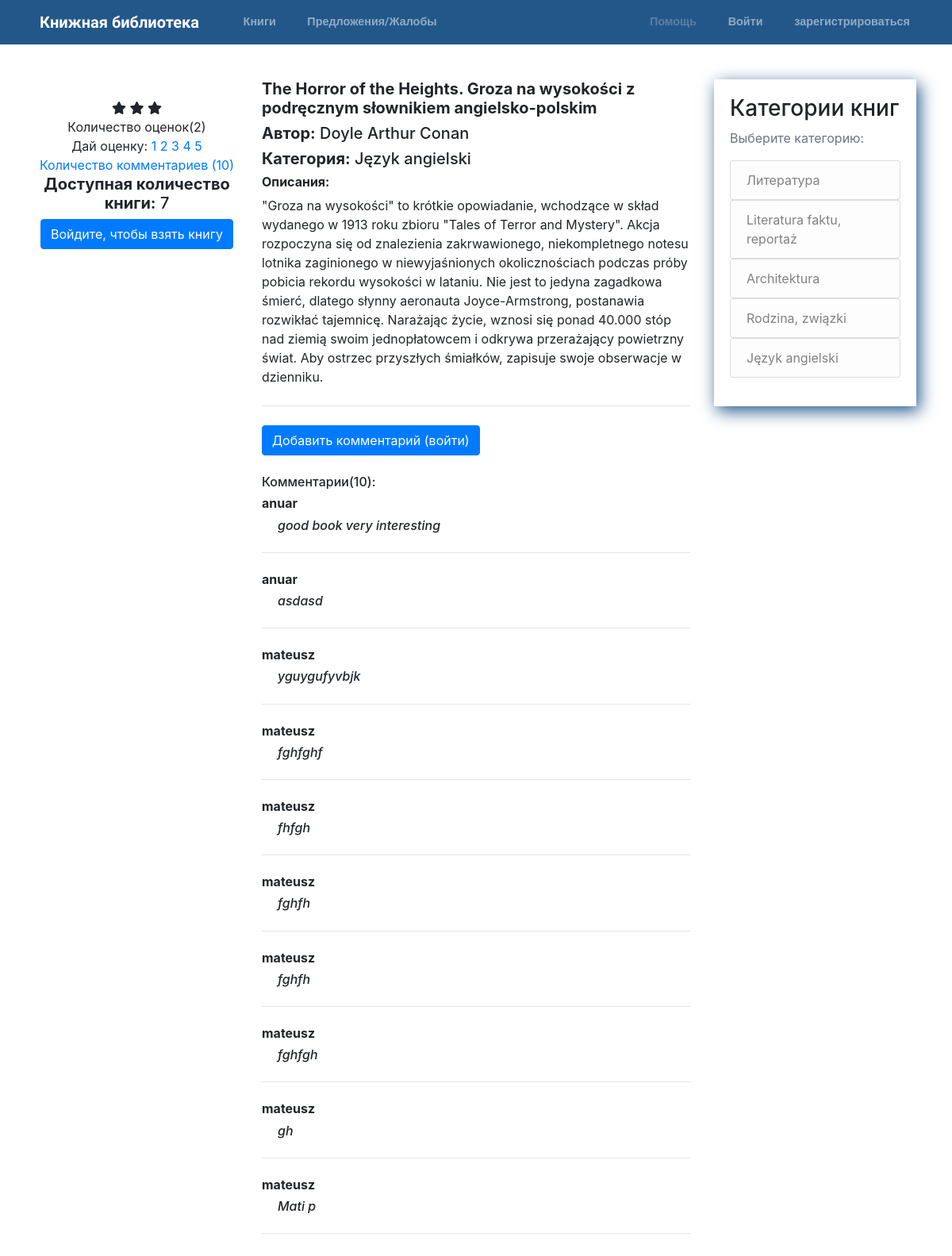
Screenshot of /book/the-horror-of-the-heights-groza-na-wysokosci-z-podrecznym-sownikiem-angielsko-polskim with the database file from the repository.
### books/models.py (models this page shows, shortened)
class Book(models.Model):
    id = models.BigAutoField(primary_key=True)
    title = models.CharField(max_length=300)
    slug = models.SlugField(unique=True)
    description = models.TextField(max_length=1000, default="About book")
    image = models.ImageField(
        default='default_book.png', upload_to='books_pics')
    author = models.CharField(max_length=100)
    book_amount = models.IntegerField()
    publish_date = models.DateField()
    number_of_pages = models.IntegerField()
    category = models.ForeignKey(Category, on_delete=models.PROTECT)
    last_rating = models.IntegerField(default=0)
    @property
    def actual_rating(self):
        list_of_stars = []
        for star in range(self.last_rating):
            list_of_stars.append(star)
        return list_of_stars

class Category(models.Model):
    id = models.BigAutoField(primary_key=True)
    category = models.CharField(max_length=50)
    slug = models.SlugField(unique=True)
    def __str__(self):
        return self.category
    class Meta:
        verbose_name_plural = "Categories"

class BookComment(models.Model):
    id = models.BigAutoField(primary_key=True)
    book = models.ForeignKey(
        Book, on_delete=models.CASCADE, related_name='comments')
    user = models.ForeignKey(User, on_delete=models.PROTECT)
    text = models.CharField(max_length=300)

### books/views.py (the view, shortened to what this page needs)
class BookDetailView(FormMixin, DetailView):
    model = Book
    form_class = CommentForm
    def get_context_data(self, **kwargs):
        context = super().get_context_data(**kwargs)
        context['form'] = self.get_form()
        context['comments'] = BookComment.objects.filter(
            book=self.object).order_by('-id')
        return context

### books/context_processors.py (called while the page is built)
def categories(request):
    return {
        'categories': Category.objects.all()
    }

### books/templates/books/book_detail.html
{% extends "base.html" %}
{% load crispy_forms_tags %}
{% block content %}
<div class="row">
    <div class="col-md-4 bookDetailLeftSide">
        <img class="bookImage" src="{{ book.image.url }}" alt=""> <br>
        {% if book.actual_rating %}
        {% for rate in book.actual_rating %}
        <span class="fa fa-star checked"></span>
        {% endfor %}
        <br>
        Количество оценок({{ book.reviews.count }})<br>
        {% else %}
        <br>
        <h6>Никто не оценил</h6>
        {% endif %}
        Дай оценку:
        {% if book.slug %}
        <a href="{% url 'rate_book' slug=book.slug rating=1 %}">1</a>
        <a href="{% url 'rate_book' slug=book.slug rating=2 %}">2</a>
        <a href="{% url 'rate_book' slug=book.slug rating=3 %}">3</a>
        <a href="{% url 'rate_book' slug=book.slug rating=4 %}">4</a>
        <a href="{% url 'rate_book' slug=book.slug rating=5 %}">5</a> <br>
            {% else %}
            <p style="color: red;">Invalid slug for this book</p>
            {% endif %}
        <a href="#commentBox">Количество комментариев ({{ book.comments.count }})</a>
        {% if book.book_amount > 0 %}
        <h5><strong>Доступная количество книги:</strong> {{ book.book_amount }}</h5>
        {% if user.is_authenticated %}
        <a href="{% url 'confirm_rent_view' slug=book.slug %}"><button class="btn btn-primary btn-xs">Взять</button></a>
        {% else %}
        <a href="{% url 'confirm_rent_view' slug=book.slug %}"><button class="btn btn-primary btn-xs">Войдите, чтобы взять
            книгу</button></a>
        {% endif %}
        {% else %}
        <h5><strong>Доступная количество книги : </strong>нету</h5>
        {% endif %} <br>
    </div>
    <div class="col-md-8">
        <h5><strong>{{ book.title }}</strong> </h5>
        <h5><strong>Автор:</strong> {{ book.author }}</h5>
        <h5><strong>Категория:</strong> {{ book.category }}</h5>
        <h6><strong>Описания:</strong> </h6>
        <p> {{ book.description }}</p>
        <hr class="my-4">
        <div id="commentBox">
            {% if user.is_authenticated %}
            <form method="post" class="formsWidth">
                {% csrf_token %}
                {{ form|crispy }}
                <button type="submit" class="btn btn-success">Добавить комментарий</button>
            </form>
            {% else %}
            <a href="{% url 'login_to_comment_redirect' slug=book.slug %}"><button class="btn btn-primary btn-xs">Добавить комментарий (войти)</button></a>
            {% endif %}
            {% if comments %}
            <br> <br>
            <h6>Комментарии({{ book.comments.count }}):</h6>
            {% for comment in comments %}
            <div>
                <h6><strong>{{ comment.user.username }}</strong></h6>
                <h6 class="comment_text">{{ comment.text }}</h6>
            </div>
            <hr class="my-4">
            {% endfor %}
            {% else %}
            <h6>Пока без комментариев</h6>
            {% endif %}
        </div>
    </div>
</div>
{% endblock content %}

### templates/base.html (shortened to what this page needs)
{% load static %}
<!DOCTYPE html>
<html lang="en">
<head>
    <link rel="stylesheet" href="{% static 'css/main.css' %}">
    <link rel="stylesheet" href="https://stackpath.bootstrapcdn.com/bootstrap/4.1.3/css/bootstrap.min.css"
>
    <link rel="stylesheet" href="https://cdnjs.cloudflare.com/ajax/libs/font-awesome/4.7.0/css/font-awesome.min.css">
    <link rel="stylesheet" href="https://use.fontawesome.com/releases/v5.4.2/css/all.css"
>
</head>
<header class="site-header">
    <nav class="navbar navbar-expand-md navbar-dark bg-steel fixed-top">
        <div class="container">
            <a class="navbar-brand mr-4" href="{% url 'home' %}"><img style="height:1.4em;" src="{% static 'icons/regal.png' %}"
                    alt=""> Книжная библиотека</a>
            <div class="collapse navbar-collapse" id="navbarToggle">
                <div class="navbar-nav mr-auto">
                    <a class="nav-item nav-link" href="{% url 'books' %}"><img src="{% static 'icons/book.png' %}" alt="">
                        Книги</a>
                    <a class="nav-item nav-link" href="{% url 'contact' %}"><img src="{% static 'icons/message.png' %}"
                        Предложения/Жалобы</a>
                </div>
                <div class="navbar-nav">
                    {% if user.is_authenticated %}
                    <a class="nav-item nav-link" href="{% url 'UserProfile' %}"><img src="{% static 'icons/profile.png' %}"
                            alt="">
                        Ваш аккаунт({{ user.username }})
                    </a>
                    <a class="nav-item nav-link" href="{% url 'logout' %}"><img src="{% static 'icons/logout.png' %}"
                            alt=""> Выйти</a>
                    {% else %}
                    <a class="disabled nav-item nav-link" href=""><img src="{% static 'icons/help.png' %}" alt="">
                        Помощь</a>
                    <a class="nav-item nav-link" href="{% url 'login' %}"><img src="{% static 'icons/login.png' %}" alt="">
                        Войти</a>
                    <a class="nav-item nav-link" href="{% url 'signup' %}"><img src="{% static 'icons/register.png' %}"
                            alt=""> зарегистрироваться</a>
                    {% endif %}
                </div>
            </div>
        </div>
    </nav>
</header>
<body>
    <main role="main" class="container pageContent">
        <div class="row">
            <div class="col-md-9">
                {% block content %}{% endblock %}
            </div>
            <div class="col-md-3">
                <div class="content-section">
                    <h3>Категории книг</h3>
                    <p class='text-muted'>Выберите категорию:
                        <ul class="list-group">
                            {% for category in categories %}
                            <a href="{% url 'category_books_view' slug=category.slug %}">
                                <li class="list-group-item list-group-item-light">{{ category }}</li>
                            </a>
                            {% endfor %}
                        </ul>
                    </p>
                </div>
            </div>
        </div>
    </main>
</body>
</html>

### static/css/main.css (style rules this page uses)
body { background: #fafafa; color: #333333; margin-top: 5rem; padding-bottom: 50px; }
.bg-steel { background-color: #235789; }
.navbar-nav { font-size: 0.9em; }
.navbar-brand { font-family: "Work Sans", sans-serif; font-weight: bold; }
.site-header .navbar-nav .nav-link { color: #cbd5db; font-weight: bold; font-family: "Roboto", sans-serif; margin-left: 20px; }
.content-section { box-shadow: 4px 6px 20px 0px #235789; padding: 20px; }
.pageContent { margin-top: 100px; }
.bookDetailLeftSide { text-align: center; }
.comment_text { font-style: italic; margin-left: 20px; }

### rows the page displays
Book: last_rating 3 (drawn), reviews.count "2", comments.count "10", book_amount "7", title "The Horror of the Heights. Groza na wysokości z podręcznym słownikiem angielsko-polskim", author "Doyle Arthur Conan", category "Język angielski", description "\"Groza na wysokości\" to krótkie opowiadanie, wchodzące w skład wydanego w 1913 roku zbioru \"Tales of Terror and Mystery\". Akcja rozpoczyna się od znalezienia zakrwawionego, niekompletnego notesu lotnika zaginionego w niewyjaśnionych okolicznościach podczas próby pobicia rekordu wysokości w lataniu. Nie jest to jedyna zagadkowa śmierć, dlatego słynny aeronauta Joyce-Armstrong, postanawia rozwikłać tajemnicę. Narażając życie, wznosi się ponad 40.000 stóp nad ziemią swoim jednopłatowcem i odkrywa przerażający powietrzny świat. Aby ostrzec przyszłych śmiałków, zapisuje swoje obserwacje w dzienniku."
BookComment: user.username "anuar", text "good book very interesting"
BookComment: user.username "anuar", text "asdasd"
BookComment: user.username "mateusz", text "yguygufyvbjk"
BookComment: user.username "mateusz", text "fghfghf"
BookComment: user.username "mateusz", text "fhfgh"
BookComment: user.username "mateusz", text "fghfh"
BookComment: user.username "mateusz", text "fghfh"
BookComment: user.username "mateusz", text "fghfgh"
BookComment: user.username "mateusz", text "gh"
BookComment: user.username "mateusz", text "Mati p"
Category: category "Литература"
Category: category "Literatura faktu, reportaż"
Category: category "Architektura"
Category: category "Rodzina, związki"
Category: category "Język angielski"
